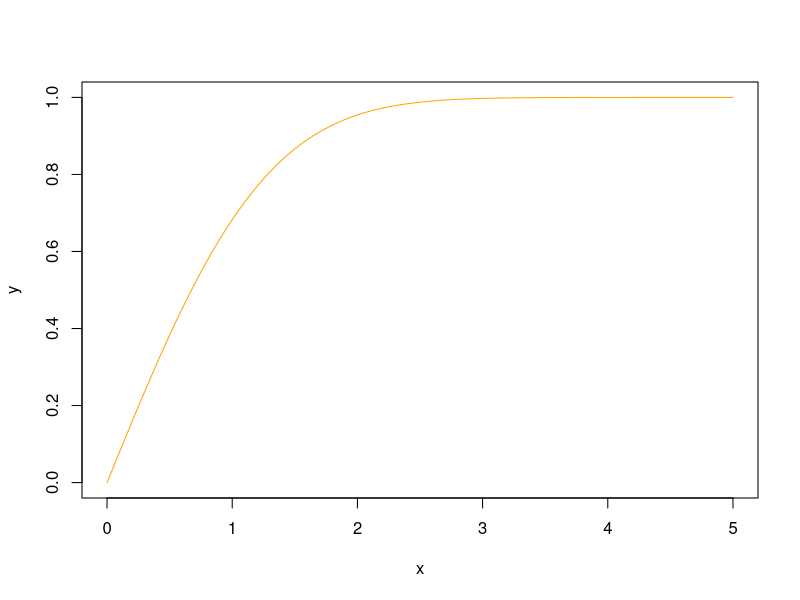

The R source for this figure: (Note: this script raises an error after producing the figure.)
##Problem 1A
##HALF NORMAL DISTRIBUTION 
erf <- function(x){ 1 - 2 * pnorm(-sqrt(2) * ((x)/(sqrt(2))))}

closed_form = function(x){(erf(x))}

curve(closed_form(x),
      from=0, to=5, xlab="x", ylab="y", col = "orange")


#Problem 1B
n=1e6
x = rnorm(n, 0, 1)
SampleMean = abs(sum(x)/n)
Difference_in_means = numeric(B)
B=1e4
for (b in 1:B){
  
  XBoot=sample(x, size = n , replace = TRUE)
  XMeanBoot = abs(sum(XBoot)/n)
  
  Difference_in_means[b] = sqrt(n)*(XMeanBoot - SampleMean)
  
}

plot.ecdf(Difference_in_means)
curve(closed_form(x), add = TRUE, col = "orange")


#Problem 1C
#The limit  of sqrt(n)*abs(Xbar_n) as n->infinity points at the central limit theorem. When X is iid standard normal, sqrt(n)*(sample average of X - population mean) converges to a standard normal distribution 
#In our case, X is already iid standard normal, so we know the population mean is 0, so therefore, we know sqrt(n)*Xbar_n converges to normal.
#However, because of the absolutte value of X, we know that this is a half normal distribution, where it is a fold at the mean of an ordinary normal distribution with mean 0 according to wiki.

#The bootstrap in part B should be able to replicate the distribution of part A.
#However, it clearly fails when theta is 0 (which we have because X is iid standard normal) because the the absolute value makes it not smooth at the origin, so that is why the CDF starts past -1.



##Problem 2A
pval=numeric(8)

#took the Fisher.test code structure from lecture as allowed
#Study 1
SurgicalIntervention = 
matrix(c(9, 6, 39, 44),
       nrow = 2,
       dimnames = list(Groups = c("Treatment", "Control"),
                       Interest = c("Recurrence", "No Recurrence")))
pval[1]=fisher.test(SurgicalIntervention, alternative = "less")$p.value

#Study 2
SurgicalIntervention = 
matrix(c(15, 5, 55, 62),
         nrow = 2,
         dimnames = list(Groups = c("Treatment", "Control"),
                         Interest = c("Recurrence", "No Recurrence")))
pval[2]=fisher.test(SurgicalIntervention, alternative = "less")$p.value

#Study 3
SurgicalIntervention = 
  matrix(c(1, 4, 67, 65),
         nrow = 2,
         dimnames = list(Groups = c("Treatment", "Control"),
                         Interest = c("Recurrence", "No Recurrence")))
pval[3]=fisher.test(SurgicalIntervention, alternative = "less")$p.value

#Study 4
SurgicalIntervention = 
  matrix(c(5, 6, 54, 58),
         nrow = 2,
         dimnames = list(Groups = c("Treatment", "Control"),
                         Interest = c("Recurrence", "No Recurrence")))
pval[4]=fisher.test(SurgicalIntervention, alternative = "less")$p.value

#Study 5
SurgicalIntervention = 
  matrix(c(7, 2, 64, 72),
         nrow = 2,
         dimnames = list(Groups = c("Treatment", "Control"),
                         Interest = c("Recurrence", "No Recurrence")))
pval[5]=fisher.test(SurgicalIntervention, alternative = "less")$p.value

#Study 6
SurgicalIntervention = 
  matrix(c(8, 6, 29, 31),
         nrow = 2,
         dimnames = list(Groups = c("Treatment", "Control"),
                         Interest = c("Recurrence", "No Recurrence")))
pval[6]=fisher.test(SurgicalIntervention, alternative = "less")$p.value

#Study 7
SurgicalIntervention = 
  matrix(c(13, 8, 63, 67),
         nrow = 2,
         dimnames = list(Groups = c("Treatment", "Control"),
                         Interest = c("Recurrence", "No Recurrence")))
pval[7]=fisher.test(SurgicalIntervention, alternative = "less")$p.value

#Study 8
SurgicalIntervention = 
  matrix(c(9, 4, 47, 46),
         nrow = 2,
         dimnames = list(Groups = c("Treatment", "Control"),
                         Interest = c("Recurrence", "No Recurrence")))
pval[8]=fisher.test(SurgicalIntervention, alternative = "less")$p.value


##Problem 2B
ks.test(pval, punif)
#p-value = 0.006392
#H0: The distribution of pval is uniformly distributed under the null
#H1: The distribution of pval is not uniformly distributed under the null




##Problem 2C
#phi inverse as a function of 1-P_j
ls.test = function(m){
  sum=0
  for (i in 1:m){
    sum = sum + qnorm(1-pval[i], mean=0, sd=1)
  }
  sum = (1/sqrt(m))*sum
  return(sum)
}
#-3.224369

#Problem 2D


SurgicalIntervention <-
  array(c(9, 6, 39, 44,
          15, 5, 55, 62,
          1, 4, 67, 65,
          5, 6, 54, 58,
          7, 2, 64, 72,
          8, 6, 29, 31,
          13, 8, 63, 67,
          9, 4, 47, 46),
        dim = c(2, 2, 8),
        dimnames = list(
          Groups = c("Treatment", "Control"),
          Interest = c("Recurrence", "No Recurrence"),
          Study_number = c("1", "2", "3", "4", "5", "6", "7", "8")))
mantelhaen.test(SurgicalIntervention, exact = TRUE, alternative = "less")
#p-value = 0.9971





###Problem 3
poly.fit = function(x, y, stop = 0.05){
  
  p = 0
  New_R_sq = 0
  Old_R_sq = 0
  R_sq_difference = 1
  
  while (R_sq_difference > stop){
    p=p+1
    fit = lm(y~poly(x,p, raw=TRUE))
    New_R_sq = summary(fit)$r.squared
    R_sq_difference = New_R_sq - Old_R_sq
    Old_R_sq = New_R_sq
   
  }
  return(as.numeric(summary(fit)$coefficients[,1]))
}

library("MASS")
x=steam$Temp
y=steam$Press
poly.fit(x,y,stop = 0.05)

#Beta0_hat = -7.150413355, Beta1_hat = 3.368273275, Beta2_hat = -0.106072872, Beta3_hat = 0.001508421 









